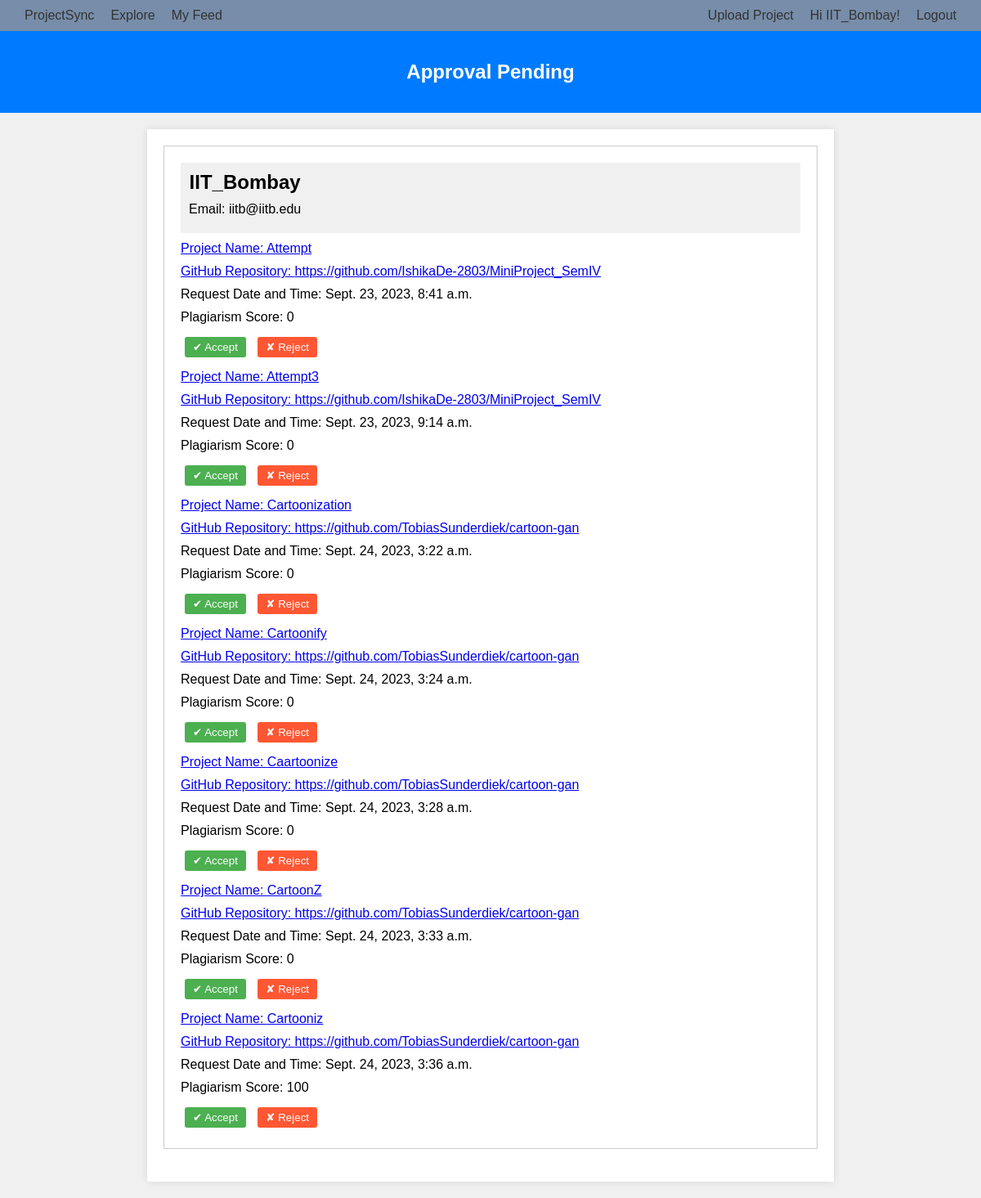
Before: /univhome/ (signed in) with the older database file.
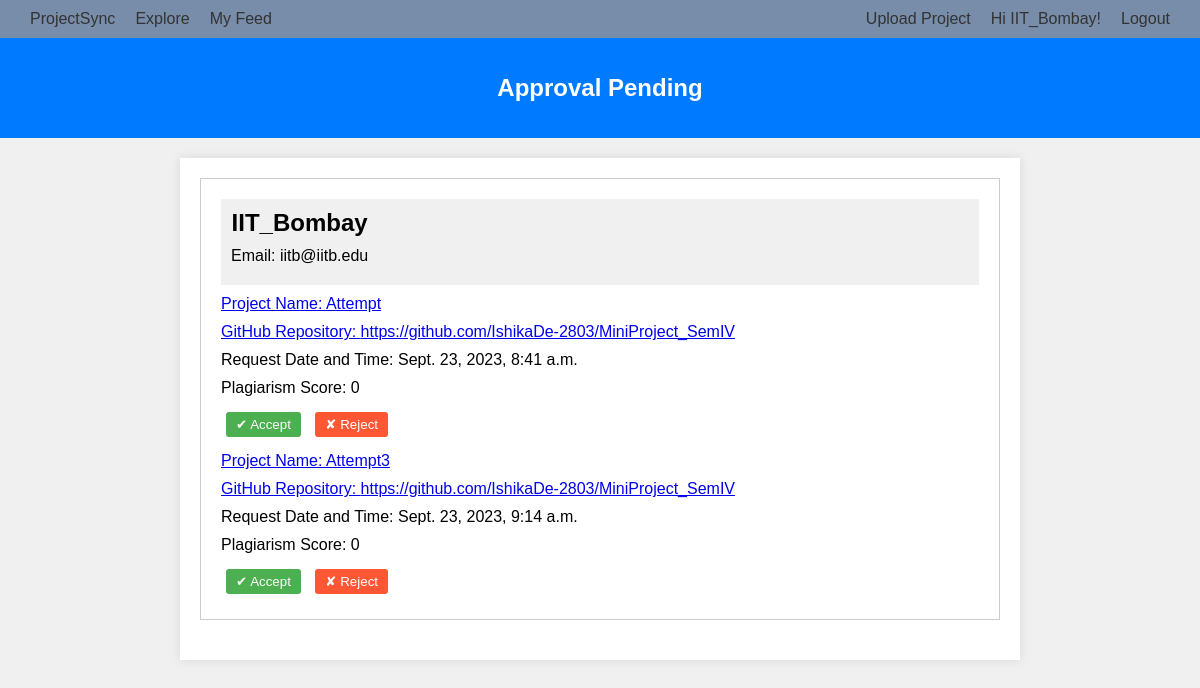
After: the same page with the newer database file.
### mainapp/models.py (models this page shows, shortened)
class Project(models.Model):
    name = models.CharField(max_length=300,default=None)
    univ= models.ForeignKey(University, on_delete=models.CASCADE,default=None)
    contributors = models.ManyToManyField(Student,default=None,blank=True)
    summary = models.TextField(default=None)
    url = models.CharField(max_length=300,default=None)
    tags= models.ManyToManyField(Tags,default=None,blank=True)
    plag_score = models.IntegerField(default=None)
    is_approved = models.BooleanField(default=False)
    date_created= models.DateTimeField(auto_now_add=True)

### mainapp/views.py (the view, shortened to what this page needs)
# urls.py: path('univhome/', views.univhome, name="univhome"),
def univhome(request):
    if not request.user.is_authenticated:
        return render(request, 'login_required.html')
    user= User.objects.get(username=request.user.get_username())
    univ= University.objects.get(user=user)
    projects= Project.objects.filter(is_approved=False, univ=univ)
    context={
        "projects":projects,
    }
    return render(request,'univhome.html', context)

### templates/univhome.html (shortened to what this page needs)
{% extends "base.html" %}
{% block content %}
{% load static %}
<!DOCTYPE html>
<html lang="en">
<head>
</head>
<body>
    {% if user.is_authenticated %}
    <header>
        <h1>Approval Pending</h1>
    </header>
    <div class="container">
        <div class="student-request">
            <div class="request-details">
                <div>
                    <h2 style="text-align: center;">{{ user.username }}</h2>
                    <p>Email: {{ user.email }}</p>
                </div>
            </div>
            {% for project in projects %}
            <p><a href="{% url 'projectDetails' pk=project.pk %}">Project Name: {{ project.name }}</p>
            <p>GitHub Repository: {{ project.url }}</a></p>
            <p>Request Date and Time: {{project.date_created}}</p>
            <p>Plagiarism Score: {{project.plag_score}}</p>
            <div class="action-buttons">
                <form action="{% url 'univhome' %}" method="POST">
                <button name="accept" class="accept-button"> ✔ Accept </button>
                <button name="reject" class="reject-button"> ✘ Reject</button>
                </form>
            </div>
            {% endfor %}
        </div>
    </div>
    {% else %}
  <p>You are not logged in</p>
  <a href="{% url 'login' %}">Log In/SignUp</a>
{% endif %}
</body>
</html>
{% endblock %}

Changed rows visible on the page:
no longer on this page (row edited): Project: name "Cartoonization", url "https://github.com/TobiasSunderdiek/cartoon-gan", date_created "Sept. 24, 2023, 3:22 a.m.", plag_score "0"
removed Project: name "Cartoonify", url "https://github.com/TobiasSunderdiek/cartoon-gan", date_created "Sept. 24, 2023, 3:24 a.m.", plag_score "0"
removed Project: name "Caartoonize", url "https://github.com/TobiasSunderdiek/cartoon-gan", date_created "Sept. 24, 2023, 3:28 a.m.", plag_score "0"
removed Project: name "CartoonZ", url "https://github.com/TobiasSunderdiek/cartoon-gan", date_created "Sept. 24, 2023, 3:33 a.m.", plag_score "0"
removed Project: name "Cartooniz", url "https://github.com/TobiasSunderdiek/cartoon-gan", date_created "Sept. 24, 2023, 3:36 a.m.", plag_score "100"
